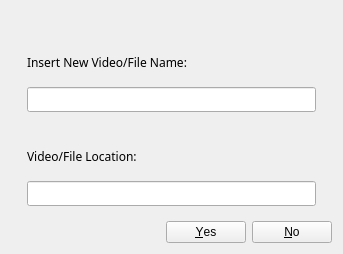
<?xml version="1.0" encoding="UTF-8"?>
<ui version="4.0">
 <class>SaveVideoDialog</class>
 <widget class="QWidget" name="SaveVideoDialog">
  <property name="geometry">
   <rect>
    <x>0</x>
    <y>0</y>
    <width>343</width>
    <height>254</height>
   </rect>
  </property>
  <property name="windowTitle">
   <string/>
  </property>
  <layout class="QGridLayout" name="gridLayout_3">
   <item row="0" column="0">
    <widget class="QLabel" name="labelImageView">
     <property name="text">
      <string/>
     </property>
     <property name="alignment">
      <set>Qt::AlignCenter</set>
     </property>
    </widget>
   </item>
   <item row="1" column="0">
    <layout class="QGridLayout" name="gridLayout_2">
     <item row="0" column="0">
      <layout class="QGridLayout" name="gridLayout">
       <item row="0" column="0">
        <widget class="ContentBoardItem" name="widgetDashBoardInsertNewVideoFile" native="true">
         <property name="sizePolicy">
          <sizepolicy hsizetype="Expanding" vsizetype="Expanding">
           <horstretch>0</horstretch>
           <verstretch>0</verstretch>
          </sizepolicy>
         </property>
         <property name="minimumSize">
          <size>
           <width>0</width>
           <height>88</height>
          </size>
         </property>
         <property name="maximumSize">
          <size>
           <width>16777215</width>
           <height>88</height>
          </size>
         </property>
         <property name="styleSheet">
          <string notr="true">/*QFrame{
     background:rgb(249,247,248);
     min-height: 80px;
     max-height: 80px;
}

QLabel{
  background:rgb(249,247,248);
  color: rgb(39,51,66);
  font-size: 16px;
  font-family: Siemens Sans;
  min-height: 18px;
  max-height: 18px;
}

QLineEdit
{
    background:rgb(255,255,255);
    color:rgb(39,51,66);
    font-size: 16px;
    font-weight: bold;
    font-family: Siemens Sans;
    border: 1px solid rgb(39,51,66); 
    min-height: 32px;
    max-height: 32px;
}
*/
</string>
         </property>
         <layout class="QGridLayout" name="gridLayout_4">
          <property name="leftMargin">
           <number>16</number>
          </property>
          <property name="rightMargin">
           <number>16</number>
          </property>
          <property name="bottomMargin">
           <number>9</number>
          </property>
          <item row="0" column="0">
           <widget class="QLabel" name="labelMasseageNewVideoFile">
            <property name="font">
             <font>
              <family>Siemens Sans</family>
             </font>
            </property>
            <property name="styleSheet">
             <string notr="true"/>
            </property>
            <property name="text">
             <string>Insert New Video/File Name:</string>
            </property>
            <property name="alignment">
             <set>Qt::AlignLeading|Qt::AlignLeft|Qt::AlignVCenter</set>
            </property>
           </widget>
          </item>
          <item row="1" column="0">
           <widget class="QLineEdit" name="lineEditInputDataNewVideoFile">
            <property name="minimumSize">
             <size>
              <width>0</width>
              <height>0</height>
             </size>
            </property>
            <property name="maximumSize">
             <size>
              <width>16777215</width>
              <height>16777215</height>
             </size>
            </property>
            <property name="font">
             <font>
              <family>Siemens Sans</family>
              <weight>75</weight>
              <bold>true</bold>
             </font>
            </property>
            <property name="styleSheet">
             <string notr="true"/>
            </property>
            <property name="alignment">
             <set>Qt::AlignCenter</set>
            </property>
           </widget>
          </item>
         </layout>
        </widget>
       </item>
       <item row="1" column="0">
        <widget class="ContentBoardItem" name="widgetDashBoardVideoLocation" native="true">
         <property name="sizePolicy">
          <sizepolicy hsizetype="Expanding" vsizetype="Expanding">
           <horstretch>0</horstretch>
           <verstretch>0</verstretch>
          </sizepolicy>
         </property>
         <property name="minimumSize">
          <size>
           <width>0</width>
           <height>88</height>
          </size>
         </property>
         <property name="maximumSize">
          <size>
           <width>16777215</width>
           <height>88</height>
          </size>
         </property>
         <property name="styleSheet">
          <string notr="true">/*QFrame{
     background:rgb(249,247,248);
     min-height: 80px;
     max-height: 80px;
}

QLabel{
  background:rgb(249,247,248);
  color: rgb(39,51,66);
  font-size: 16px;
  font-family: Siemens Sans;
  min-height: 18px;
  max-height: 18px;
}

QLineEdit
{
    background:rgb(255,255,255);
    color:rgb(39,51,66);
    font-size: 16px;
    font-weight: bold;
    font-family: Siemens Sans;
    border: 1px solid rgb(39,51,66); 
    min-height: 32px;
    max-height: 32px;
}
*/
</string>
         </property>
         <layout class="QGridLayout" name="gridLayout_5">
          <property name="leftMargin">
           <number>16</number>
          </property>
          <property name="rightMargin">
           <number>16</number>
          </property>
          <property name="bottomMargin">
           <number>9</number>
          </property>
          <item row="0" column="0">
           <widget class="QLabel" name="labelMasseageVideoLocation">
            <property name="font">
             <font>
              <family>Siemens Sans</family>
             </font>
            </property>
            <property name="styleSheet">
             <string notr="true"/>
            </property>
            <property name="text">
             <string>Video/File Location:</string>
            </property>
            <property name="alignment">
             <set>Qt::AlignLeading|Qt::AlignLeft|Qt::AlignVCenter</set>
            </property>
           </widget>
          </item>
          <item row="1" column="0">
           <widget class="QLineEdit" name="lineEditInputDataVideoLocation">
            <property name="minimumSize">
             <size>
              <width>0</width>
              <height>0</height>
             </size>
            </property>
            <property name="maximumSize">
             <size>
              <width>16777215</width>
              <height>16777215</height>
             </size>
            </property>
            <property name="font">
             <font>
              <family>Siemens Sans</family>
              <weight>75</weight>
              <bold>true</bold>
             </font>
            </property>
            <property name="styleSheet">
             <string notr="true"/>
            </property>
            <property name="alignment">
             <set>Qt::AlignCenter</set>
            </property>
           </widget>
          </item>
         </layout>
        </widget>
       </item>
      </layout>
     </item>
     <item row="1" column="0">
      <widget class="QDialogButtonBox" name="buttonBox">
       <property name="standardButtons">
        <set>QDialogButtonBox::No|QDialogButtonBox::Yes</set>
       </property>
      </widget>
     </item>
    </layout>
   </item>
  </layout>
 </widget>
 <layoutdefault spacing="6" margin="11"/>
 <customwidgets>
  <customwidget>
   <class>ContentBoardItem</class>
   <extends>QWidget</extends>
   <header location="global">contentboarditem.h</header>
   <container>1</container>
  </customwidget>
 </customwidgets>
 <resources/>
 <connections/>
</ui>
